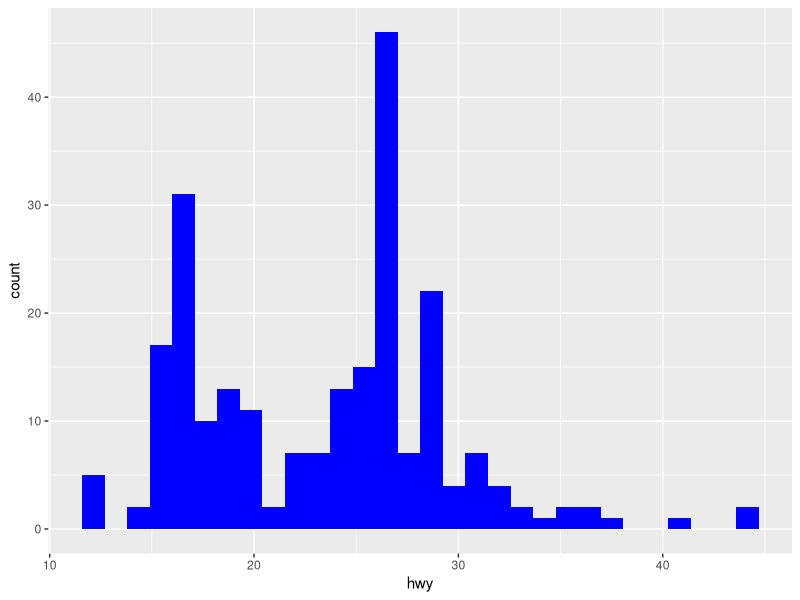
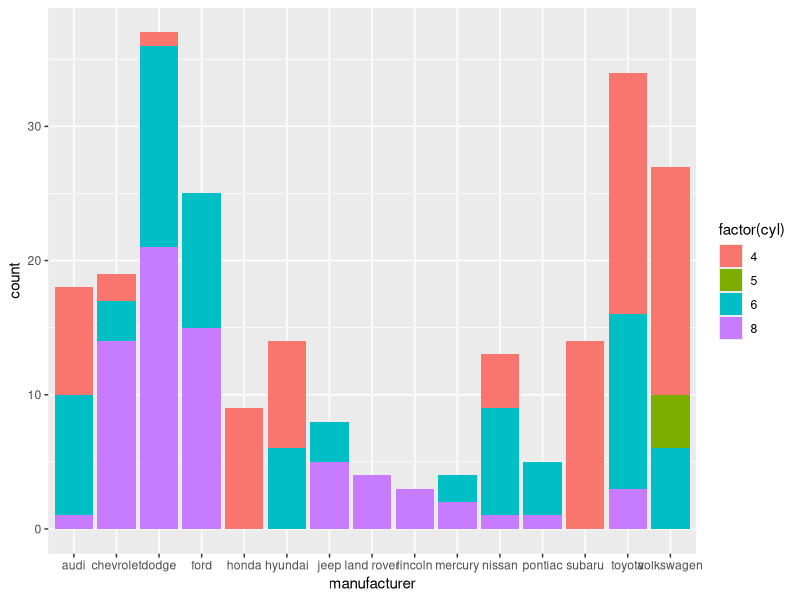
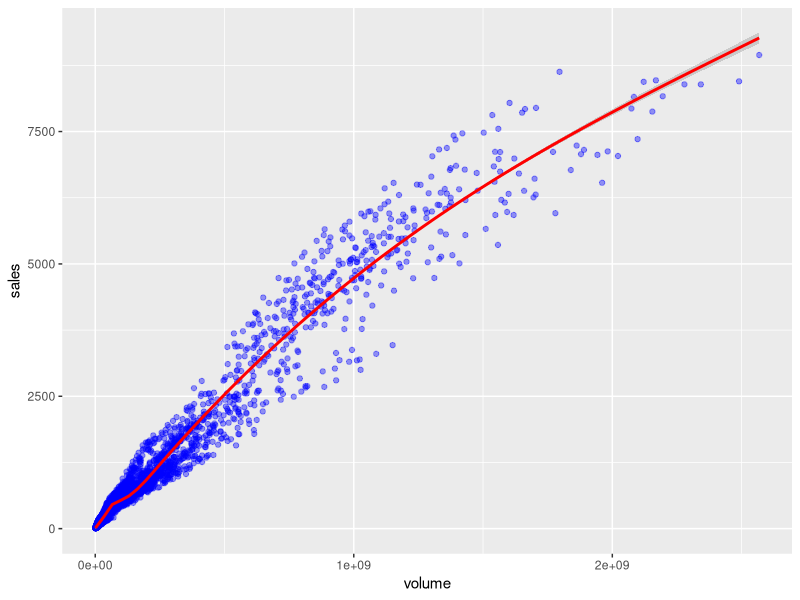

The R source for these figures, in order:
library(ggplot2)
library(ggthemes)

head(mpg)

pl <- ggplot(mpg,aes(x=hwy))
print(pl + geom_histogram(fill="blue"))
pl <- ggplot(mpg,aes(x=manufacturer))
print(pl + geom_bar(aes(fill=factor(cyl))))


head(txhousing)
pl <- ggplot(txhousing,aes(x=volume,y = sales))
print(pl+geom_point(alpha=0.4,color="blue")+geom_smooth(color='red'))
